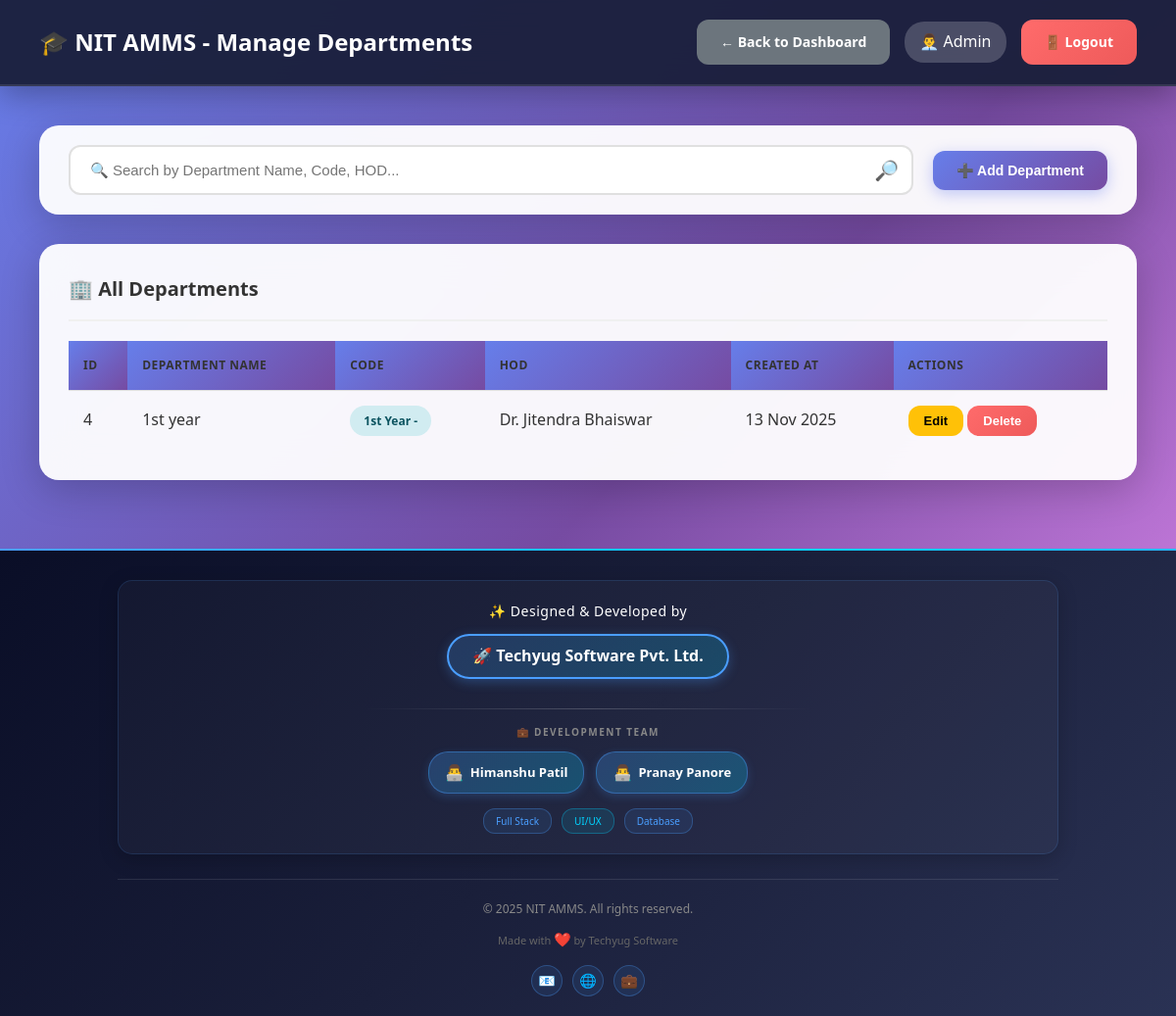
Page /admin/manage_departments.php (signed in) on the committed database.
### tables this page shows
CREATE TABLE `users` (
  `id` int(11) NOT NULL,
  `username` varchar(50) NOT NULL,
  `password` varchar(255) NOT NULL,
  `full_name` varchar(100) NOT NULL,
  `email` varchar(100) NOT NULL,
  `phone` varchar(15) DEFAULT NULL,
  `photo` varchar(255) DEFAULT NULL,
  `role` enum('admin','hod','teacher','student','parent','superadmin') NOT NULL,
  `department_id` int(11) DEFAULT NULL,
  `is_active` tinyint(1) DEFAULT 1,
  `created_at` timestamp NOT NULL DEFAULT current_timestamp()
);

CREATE TABLE `departments` (
  `id` int(11) NOT NULL,
  `dept_name` varchar(100) NOT NULL,
  `dept_code` varchar(20) NOT NULL,
  `hod_id` int(11) DEFAULT NULL,
  `created_at` timestamp NOT NULL DEFAULT current_timestamp()
);

### db.php (called while the page is built, shortened)
<?php
$conn = new mysqli(DB_HOST, DB_USER, DB_PASS, DB_NAME);
$conn->set_charset("utf8mb4");
$conn->query("SET time_zone = '+05:30'");
function isLoggedIn() {
    return isset($_SESSION['user_id']) && isset($_SESSION['role']);
}
function getCurrentUser() {
    global $conn;
    $user_id = $_SESSION['user_id'];
    $role = $_SESSION['role'];
    if ($role === 'student') {
        $query = "SELECT * FROM students WHERE id = ?";
    } elseif ($role === 'parent') {
        $query = "SELECT * FROM parents WHERE id = ?";
    } else {
        $query = "SELECT * FROM users WHERE id = ?";
    }
    $stmt = $conn->prepare($query);
    $stmt->bind_param("i", $user_id);
    $stmt->execute();
    $result = $stmt->get_result();
    return $result->fetch_assoc();
}
?>

### admin/manage_departments.php (the view, shortened to what this page needs)
<?php
require_once '../db.php';
$user = getCurrentUser();
$departments_query = "SELECT d.*, u.full_name as hod_name
                     FROM departments d
                     LEFT JOIN users u ON d.hod_id = u.id
                     ORDER BY d.dept_name";
$departments = $conn->query($departments_query);
?>
<!DOCTYPE html>
<html lang="en">
<head>
    <link rel="stylesheet" href="../assets/style.css">
</head>
<body>
    <nav class="navbar">
        <div>
            <h1>🎓 NIT AMMS - Manage Departments</h1>
        </div>
        <div class="user-info">
            <a href="index.php" class="btn btn-secondary">← Back to Dashboard</a>
            <span>👨‍💼 <?php echo htmlspecialchars($user['full_name']); ?></span>
            <a href="../logout.php" class="btn btn-danger">🚪 Logout</a>
        </div>
    </nav>
    <div class="main-content">
        <div class="search-bar-container">
            <div class="search-wrapper">
                <input type="text" id="searchInput" placeholder="🔍 Search by Department Name, Code, HOD...">
                <span class="search-icon">🔎</span>
            </div>
            <button class="btn btn-primary" onclick="openAddModal()">➕ Add Department</button>
        </div>
        <div class="table-container">
            <h3 style="margin-bottom: 20px; font-size: 20px; color: #333;">🏢 All Departments</h3>
            <table id="departmentsTable">
                <thead>
                    <tr>
                        <th>ID</th>
                        <th>Department Name</th>
                        <th>Code</th>
                        <th>HOD</th>
                        <th>Created At</th>
                        <th>Actions</th>
                    </tr>
                </thead>
                <tbody>
                    <?php while ($dept = $departments->fetch_assoc()): ?>
                    <tr>
                        <td><?php echo $dept['id']; ?></td>
                        <td><?php echo htmlspecialchars($dept['dept_name']); ?></td>
                        <td><span class="badge badge-info"><?php echo htmlspecialchars($dept['dept_code']); ?></span></td>
                        <td><?php echo $dept['hod_name'] ? htmlspecialchars($dept['hod_name']) : 'Not Assigned'; ?></td>
                        <td><?php echo date('d M Y', strtotime($dept['created_at'])); ?></td>
                        <td>
                            <button onclick="editDepartment(<?php echo htmlspecialchars(json_encode($dept)); ?>)"
                                    class="btn btn-warning btn-sm">Edit</button>
                            <form method="POST" style="display:inline;"
                                  onsubmit="return confirm('Delete this department?');">
                                <button type="submit" name="delete_department" class="btn btn-danger btn-sm">Delete</button>
                            </form>
                        </td>
                    </tr>
                    <?php endwhile; ?>
                </tbody>
            </table>
        </div>
    </div>
    <div style="background: linear-gradient(135deg, #0a0e27 0%, #1a1f3a 50%, #2a3254 100%); position: relative; overflow: hidden;">
        <div style="height: 2px; background: linear-gradient(90deg, #4a9eff, #00d4ff, #4a9eff, #00d4ff); background-size: 200% 100%;"></div>
        <div style="max-width: 1000px; margin: 0 auto; padding: 30px 20px 20px;">
            <div style="background: rgba(255, 255, 255, 0.03); padding: 20px 20px; border-radius: 15px; border: 1px solid rgba(74, 158, 255, 0.15); text-align: center; box-shadow: 0 5px 20px rgba(0, 0, 0, 0.2);">
                <p style="color: #ffffff; font-size: 14px; margin: 0 0 12px; font-weight: 500; letter-spacing: 0.5px; font-family: 'Segoe UI', Tahoma, Geneva, Verdana, sans-serif;">✨ Designed & Developed by</p>
                <a href="https://himanshufullstackdeveloper.github.io/techyugsoftware/" style="display: inline-block; color: #ffffff; font-size: 16px; font-weight: 700; text-decoration: none; padding: 8px 24px; border: 2px solid #4a9eff; border-radius: 30px; background: linear-gradient(135deg, rgba(74, 158, 255, 0.2), rgba(0, 212, 255, 0.2)); box-shadow: 0 3px 12px rgba(74, 158, 255, 0.3); margin-bottom: 15px; font-family: 'Segoe UI', Tahoma, Geneva, Verdana, sans-serif;">
                    🚀 Techyug Software Pvt. Ltd.
                </a>
                <div style="width: 50%; height: 1px; background: linear-gradient(90deg, transparent, rgba(255, 255, 255, 0.2), transparent); margin: 15px auto;"></div>
                <p style="color: #888; font-size: 10px; margin: 0 0 12px; text-transform: uppercase; letter-spacing: 1.5px; font-weight: 600; font-family: 'Segoe UI', Tahoma, Geneva, Verdana, sans-serif;">💼 Development Team</p>
                <div style="display: flex; justify-content: center; gap: 12px; flex-wrap: wrap; margin-top: 12px;">
                    <a href="https://himanshufullstackdeveloper.github.io/portfoilohimanshu/" style="color: #ffffff; font-size: 13px; text-decoration: none; padding: 8px 16px; background: linear-gradient(135deg, rgba(74, 158, 255, 0.25), rgba(0, 212, 255, 0.25)); border-radius: 20px; border: 1px solid rgba(74, 158, 255, 0.4); display: inline-flex; align-items: center; gap: 6px; box-shadow: 0 3px 10px rgba(74, 158, 255, 0.2); font-family: 'Segoe UI', Tahoma, Geneva, Verdana, sans-serif;">
                        <span style="font-size: 16px;">👨‍💻</span>
                        <span style="font-weight: 600;">Himanshu Patil</span>
                    </a>
                    <a href="https://devpranaypanore.github.io/Pranaypanore-live-.html/" style="color: #ffffff; font-size: 13px; text-decoration: none; padding: 8px 16px; background: linear-gradient(135deg, rgba(74, 158, 255, 0.25), rgba(0, 212, 255, 0.25)); border-radius: 20px; border: 1px solid rgba(74, 158, 255, 0.4); display: inline-flex; align-items: center; gap: 6px; box-shadow: 0 3px 10px rgba(74, 158, 255, 0.2); font-family: 'Segoe UI', Tahoma, Geneva, Verdana, sans-serif;">
                        <span style="font-size: 16px;">👨‍💻</span>
                        <span style="font-weight: 600;">Pranay Panore</span>
                    </a>
                </div>
                <div style="margin-top: 15px; display: flex; justify-content: center; gap: 10px; flex-wrap: wrap;">
                    <span style="color: #4a9eff; font-size: 10px; padding: 4px 12px; background: rgba(74, 158, 255, 0.1); border-radius: 12px; border: 1px solid rgba(74, 158, 255, 0.3); font-family: 'Segoe UI', Tahoma, Geneva, Verdana, sans-serif;">Full Stack</span>
                    <span style="color: #00d4ff; font-size: 10px; padding: 4px 12px; background: rgba(0, 212, 255, 0.1); border-radius: 12px; border: 1px solid rgba(0, 212, 255, 0.3); font-family: 'Segoe UI', Tahoma, Geneva, Verdana, sans-serif;">UI/UX</span>
                    <span style="color: #4a9eff; font-size: 10px; padding: 4px 12px; background: rgba(74, 158, 255, 0.1); border-radius: 12px; border: 1px solid rgba(74, 158, 255, 0.3); font-family: 'Segoe UI', Tahoma, Geneva, Verdana, sans-serif;">Database</span>
                </div>
            </div>
            <div style="margin-top: 25px; padding-top: 20px; border-top: 1px solid rgba(255, 255, 255, 0.1); text-align: center;">
                <p style="color: #888; font-size: 12px; margin: 0 0 10px; font-family: 'Segoe UI', Tahoma, Geneva, Verdana, sans-serif;">© 2025 NIT AMMS. All rights reserved.</p>
                <p style="color: #666; font-size: 11px; margin: 0; font-family: 'Segoe UI', Tahoma, Geneva, Verdana, sans-serif;">
                    Made with <span style="color: #ff4757; font-size: 14px;">❤️</span> by Techyug Software
                </p>
                <div style="margin-top: 15px; display: flex; justify-content: center; gap: 10px;">
                    <a href="#" style="width: 32px; height: 32px; display: inline-flex; align-items: center; justify-content: center; background: rgba(74, 158, 255, 0.1); border: 1px solid rgba(74, 158, 255, 0.3); border-radius: 50%; color: #4a9eff; text-decoration: none; font-size: 14px;">📧</a>
                    <a href="#" style="width: 32px; height: 32px; display: inline-flex; align-items: center; justify-content: center; background: rgba(74, 158, 255, 0.1); border: 1px solid rgba(74, 158, 255, 0.3); border-radius: 50%; color: #4a9eff; text-decoration: none; font-size: 14px;">🌐</a>
                    <a href="#" style="width: 32px; height: 32px; display: inline-flex; align-items: center; justify-content: center; background: rgba(74, 158, 255, 0.1); border: 1px solid rgba(74, 158, 255, 0.3); border-radius: 50%; color: #4a9eff; text-decoration: none; font-size: 14px;">💼</a>
                </div>
            </div>
        </div>
    </div>
</body>
</html>

### assets/style.css (style rules this page uses)
* { margin: 0; padding: 0; box-sizing: border-box; }
body { font-family: 'Segoe UI', Tahoma, Geneva, Verdana, sans-serif; background: linear-gradient(135deg, #667eea 0%, #764ba2 50%, #f093fb 100%); color: #333; line-height: 1.6; }
.btn { padding: 12px 24px; border: none; border-radius: 10px; font-size: 14px; font-weight: 600; cursor: pointer; transition: all 0.3s ease; text-decoration: none; display: inline-block; text-align: center; }
.btn-primary { background: linear-gradient(135deg, #667eea 0%, #764ba2 100%); color: white; }
.btn-danger { background: #dc3545; color: white; }
.btn-warning { background: #ffc107; color: #212529; }
.btn-secondary { background: #6c757d; color: white; }
.btn-sm { padding: 6px 12px; font-size: 12px; }
.navbar { background: linear-gradient(135deg, #667eea 0%, #764ba2 100%); color: white; padding: 20px 30px; display: flex; justify-content: space-between; align-items: center; box-shadow: 0 2px 10px rgba(0, 0, 0, 0.1); position: sticky; top: 0; z-index: 100; }
.navbar h1 { font-size: 24px; font-weight: 600; }
.navbar .user-info { display: flex; align-items: center; gap: 15px; }
.navbar .user-info span { background: rgba(255, 255, 255, 0.2); padding: 8px 15px; border-radius: 20px; }
.main-content { padding: 30px; max-width: 1400px; margin: 0 auto; }
.main-content h3 { margin-bottom: 20px; color: #333; font-size: 20px; }
.table-container { background: white; border-radius: 15px; padding: 25px; box-shadow: 0 2px 10px rgba(0, 0, 0, 0.08); overflow-x: auto; margin-bottom: 30px; }
.table-container h3 { margin-bottom: 20px; color: #333; font-size: 20px; padding-bottom: 15px; border-bottom: 2px solid #f0f0f0; }
table { width: 100%; border-collapse: collapse; }
table thead { background: #f8f9fa; }
table th, table td { padding: 15px; text-align: left; border-bottom: 1px solid #e0e0e0; }
table th { font-weight: 600; color: #333; text-transform: uppercase; font-size: 12px; letter-spacing: 0.5px; }
table tr:last-child td { border-bottom: none; }
.badge { padding: 6px 12px; border-radius: 20px; font-size: 12px; font-weight: 600; display: inline-block; }
.badge-info { background: #d1ecf1; color: #0c5460; }

### rows in the picture
users: full_name "Admin"
users: department "4", department.dept_name "1st year", department.dept_code "1st Year -", full_name "Dr. Jitendra Bhaiswar", department.created_at "13 Nov 2025"
